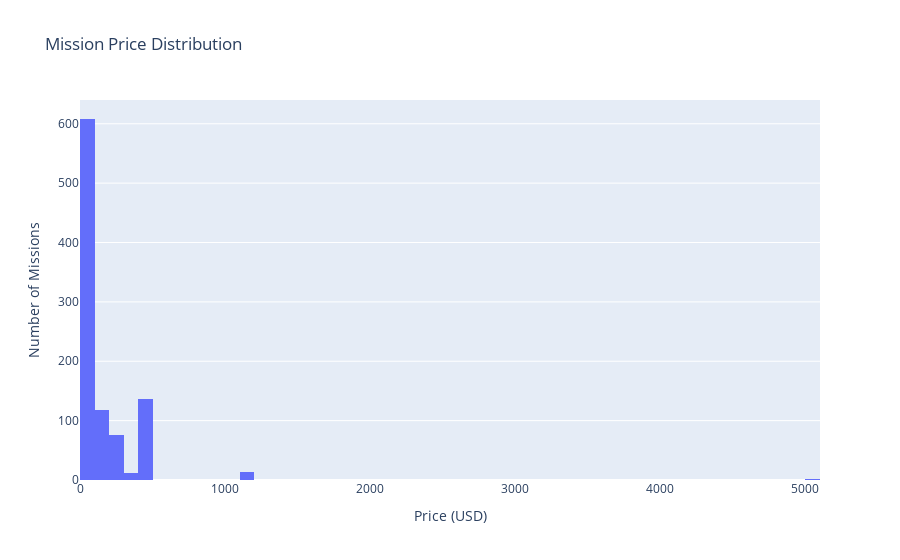

This figure's notebook cell:
### Code cell
histogram = px.histogram(df_data, 
             x='Price', 
             title="Mission Price Distribution",
             nbins=50,)

histogram.update_layout(xaxis_title="Price (USD)", yaxis_title="Number of Missions")

### Figure 1 — Plotly figure (JSON) as saved in the notebook; plotly's stock layout.template omitted (floating-point values rounded to 4 significant figures; data arrays with more than 128 entries replaced by an {"elided": "..."} marker saying what was removed)
{"data": [{"alignmentgroup": "True", "bingroup": "x", "hovertemplate": "Price=%{x}<br>count=%{y}<extra></extra>", "legendgroup": "", "marker": {"color": "#636efa", "pattern": {"shape": ""}}, "name": "", "nbinsx": 50, "offsetgroup": "", "orientation": "v", "showlegend": false, "type": "histogram", "x": {"elided": "963 float values"}, "xaxis": "x", "yaxis": "y"}], "layout": {"barmode": "relative", "legend": {"tracegroupgap": 0}, "title": {"text": "Mission Price Distribution"}, "xaxis": {"anchor": "y", "domain": [0, 1], "title": {"text": "Price (USD)"}}, "yaxis": {"anchor": "x", "domain": [0, 1], "title": {"text": "Number of Missions"}}}}
